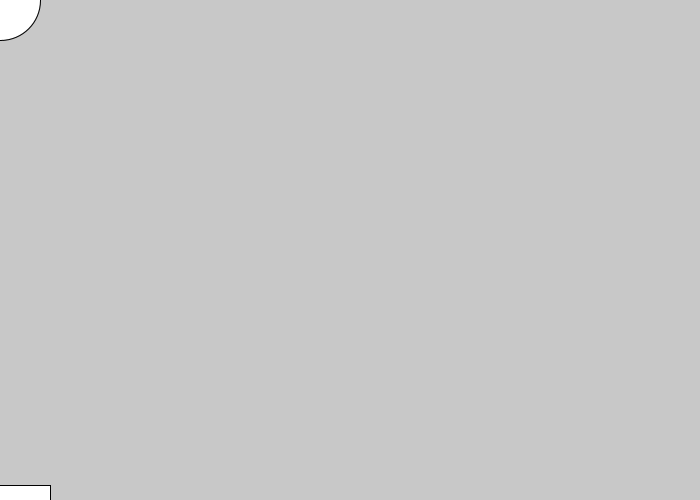
Frame 1 (no input)
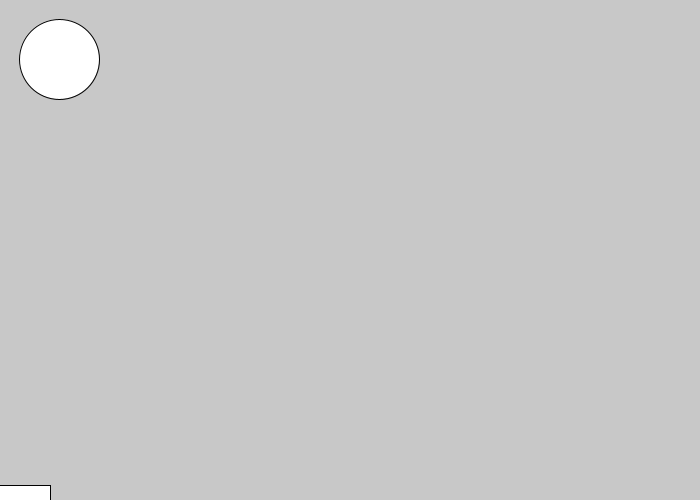
Frame 60 (the mouse pressed at the canvas centre just before this capture)
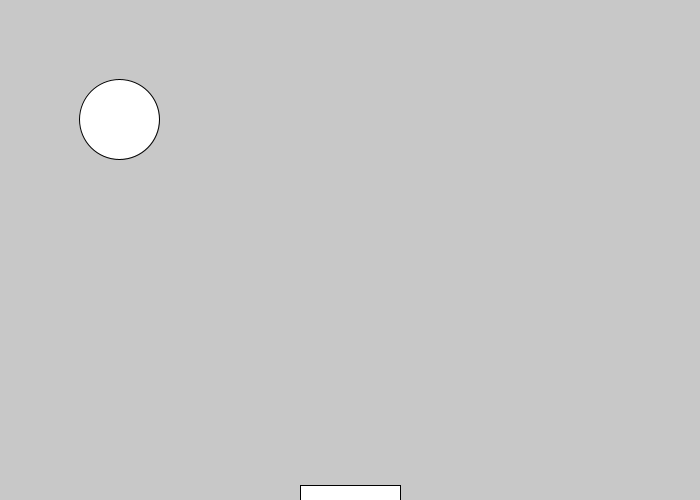
Frame 120 (the mouse held since frame 60 and released just before this capture)

The Processing sketch that drew these frames (run headless with seeded random() and noise(); from frame 60 on, the mouse is pressed at the canvas centre):

// Processing sketch: jeuBalle
// ── jeuBalle.pde
int x = 0, y = 0;
int deltax = 1;
int deltay = 1;
int rayon = 40;
void setup(){
    size(700,500);
    frameRate(250);
}
void draw(){
    background(200);
    ellipse(x,y,2*rayon,2*rayon);
    x = x + deltax;
    y = y + deltay;
    if(x==700-rayon)  //on touche le bord à droite
        deltax = -1;
    if(y==0+rayon)    //on touche le bord du haut
        deltay = 1;
    if(x==0+rayon)    //on touche le bord à gauche
        deltax = 1;
    rect(mouseX-50,500-15,100,15);
    if(y==500-rayon-15){ //on touche le bord du bas
        if( (x>mouseX-50)&&(x<mouseX+50)){
            //text("Sur la palette",300,300);
        }else{
            text("Perdu!",300,300);
            noLoop();
        }
        deltay = -1;
    }
}
